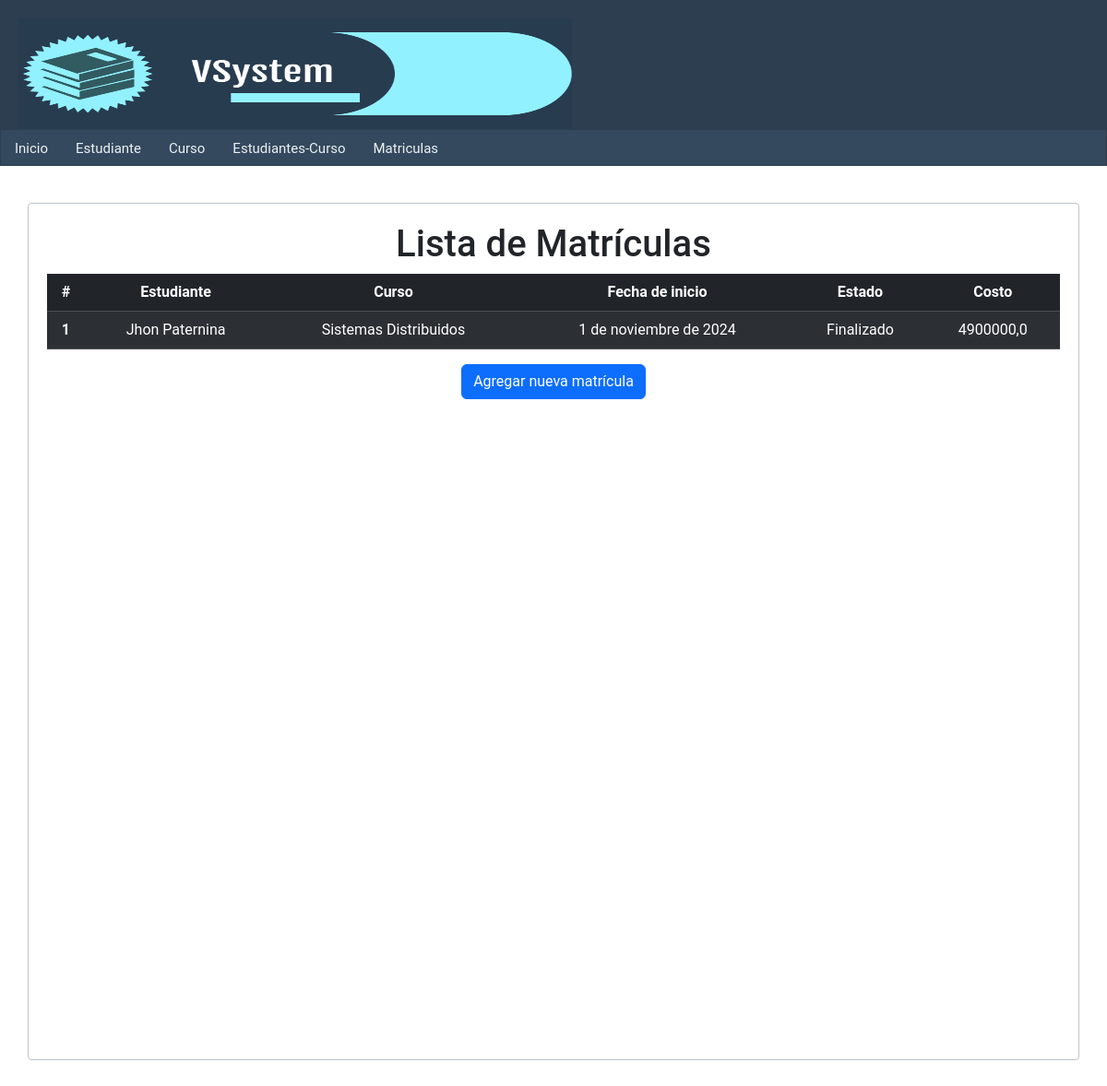
/matriculas/, run on an earlier commit of the app's database.
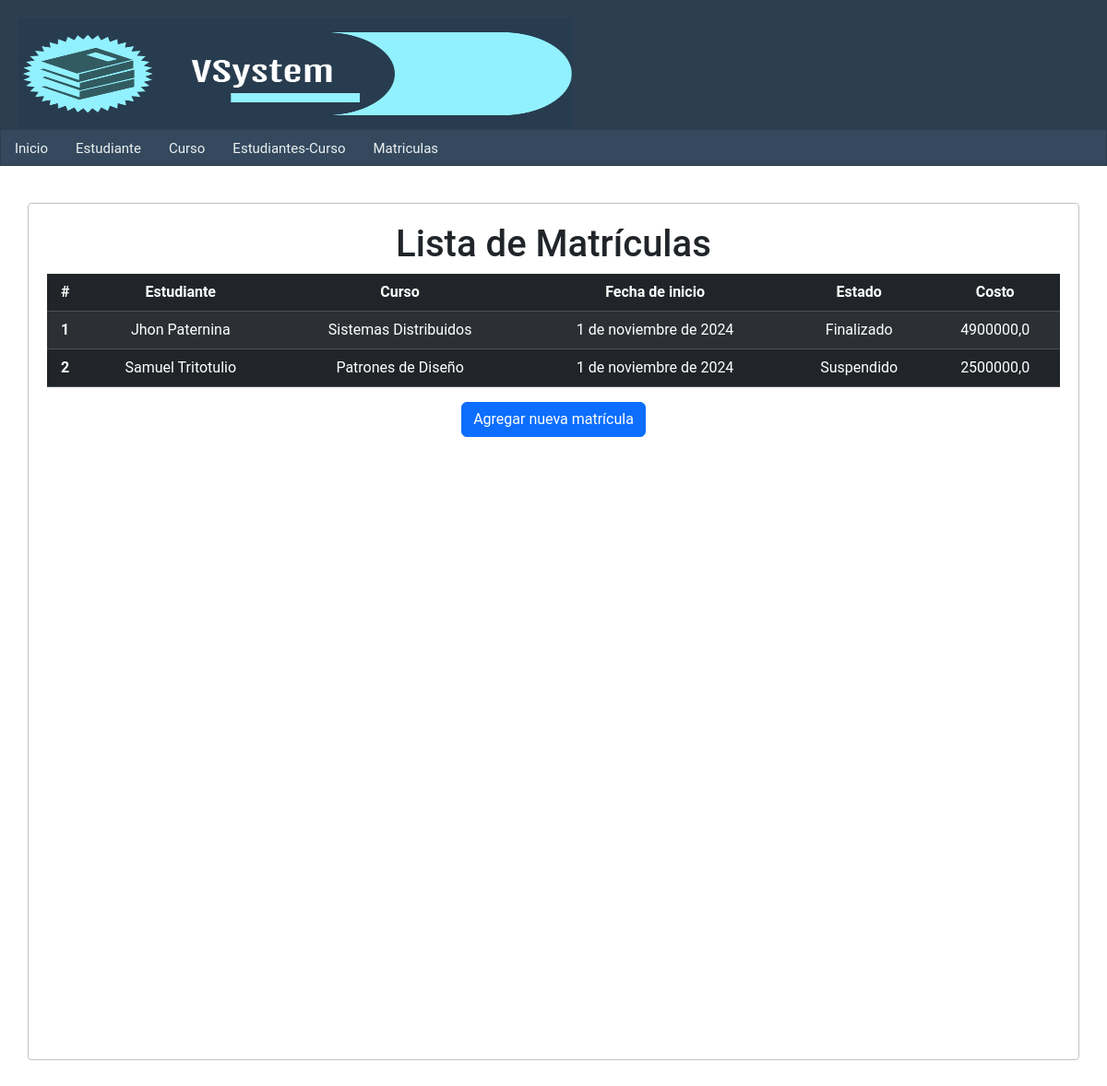
And on a later commit of the database.
### matricula/models.py (models this page shows, shortened)
class Matricula(models.Model):
    estado = models.CharField(max_length=150)
    fecha_inicio = models.DateField()
    costo = models.DecimalField(max_digits=8, decimal_places=1)
    estudiante_curso = models.ForeignKey(EstudianteCurso, on_delete=models.SET_NULL, null=True)
    class Meta:
        db_table = 'Matriculas'  # Cambié a plural para seguir la convención

### estudiante_curso/models.py (models this page shows, shortened)
class EstudianteCurso(models.Model):
    estudiante = models.ForeignKey(Persona, on_delete=models.SET_NULL, null = True, related_name='cursos', limit_choices_to={'rol':'Estudiante'})
    curso = models.ForeignKey(curso, on_delete=models.SET_NULL, null= True)
    fechaInicio = models.DateField()
    fechaFinal = models.DateField()
    estado = models.CharField(max_length=100)
    notaFinal = models.DecimalField(max_digits=3, decimal_places=2)
    class Meta:
        db_table = 'Estudiantes_Cursos'

### persona/models.py (models this page shows, shortened)
class Persona(models.Model):
    nombre = models.CharField(max_length=100)
    apellidos = models.CharField(max_length=100)
    dni = models.CharField(max_length=10)
    telefono = models.CharField(max_length=10)
    email = models.EmailField()
    fecha_nacimiento = models.DateField()
    rol = models.CharField(max_length=20)
    create_at = models.DateTimeField(auto_now=True)
    class Meta:
        db_table = 'Persona'

### curso/models.py (models this page shows, shortened)
class curso(models.Model):
    nombre = models.CharField(max_length=100)
    capacidad_max = models.IntegerField()
    profesor = models.ForeignKey(Persona, on_delete=models.SET_NULL, null=True)
    estudiantes = models.ManyToManyField(Persona, related_name='cursos_estudiante', blank=True)
    class Meta:
        db_table = 'Curso'

### matricula/views.py (the view)
# urls.py: path('matriculas/', lista_matriculas, name='lista-matriculas'),
def lista_matriculas(request):
    matriculas = Matricula.objects.all()
    return render(request, 'lista_matricula.html', {
        'title': 'Lista de Matrículas',
        'matriculas': matriculas,
    })

### matricula/templates/lista_matricula.html
{% extends "index.html" %}
{% block content %}
    <h1>{{ title }}</h1>
    <table class="table table-dark table-striped">
        <thead>
            <tr>
                <th scope="col">#</th>
                <th scope="col">Estudiante</th>
                <th scope="col">Curso</th>
                <th scope="col">Fecha de inicio</th>
                <th scope="col">Estado</th>
                <th scope="col">Costo</th>
            </tr>
        </thead>
        <tbody>
            {% for matricula in matriculas %}
            <tr>
                <th scope="row">{{ forloop.counter }}</th>
                <td>{{ matricula.estudiante_curso.estudiante.nombre }} {{ matricula.estudiante_curso.estudiante.apellidos }}</td>
                <td>{{ matricula.estudiante_curso.curso.nombre }}</td>
                <td>{{ matricula.fecha_inicio }}</td>
                <td>
                    <span class="
                        {% if matricula.estado == 'Activo' %} estado-activo
                        {% elif matricula.estado == 'Suspendido' %} estado-suspendido
                        {% elif matricula.estado == 'Finalizado' %} estado-finalizado
                        {% endif %}
                    ">
                        {{ matricula.estado }}
                    </span>
                </td>
                <td>{{ matricula.costo }}</td>
            </tr>
            {% endfor %}
        </tbody>
    </table>
    <a href="{% url 'formulario_matricula' %}" class="btn btn-primary">Agregar nueva matrícula</a>
{% endblock %}

What changed in the data, as far as the page shows it:
added Matricula: estudiante_curso.estudiante.nombre "Samuel", estudiante_curso.estudiante.apellidos "Tritotulio", estudiante_curso.curso.nombre "Patrones de Diseño", fecha_inicio "1 de noviembre de 2024", estado "Suspendido", costo "2500000,0"
